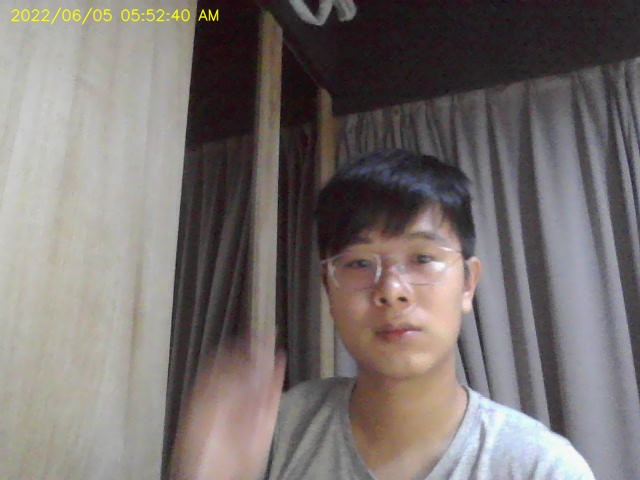
#> input picture iimg/2022-06-05 05-52-40 AM  no.1.jpg, 640 x 480 px, given in place of the camera
$ python '攝影程式.py'
#> lines starting #> are read from the running program, lines starting #| are printed output that depends on the picture; after the words box and inside, x2 and y2 are one past the last pixel; in counts of white or black regions, pixels touching at a corner belong together

# -*- coding: utf-8 -*-
"""
Created on Sat Mar 27 13:11:26 2021

@author: User
"""

import cv2 as cv
import time
from datetime import datetime
import threading
import sys

import smtplib
from email.mime.text import MIMEText
from email.mime.image import MIMEImage


def save(T,no):
    result = datetime.now().strftime("%Y-%m-%d %I-%M-%S %p")

    path='./iimg/'+result+'  no.'+str(no)+'.jpg'
    #print(path)
    cv.imwrite(path, T)

    #mail(path)

'''
設定攝影機編號
'''
cap = cv.VideoCapture(0)
cap.set(cv.CAP_PROP_FRAME_WIDTH, 1920)
cap.set(cv.CAP_PROP_FRAME_HEIGHT, 1080)

if not cap.isOpened():
    print("Cannot open camera")
    sys.exit()

r=1

while True:
    # Capture frame-by-frame
    t0 = cap.read()[1]
#> t0 is the input picture: shape (480, 640, 3); mean B, G, R 111.9, 113.9, 120.8

    time.sleep(0.01)

    t1 = cap.read()[1]

    # Our operations on the frame come here
    grey1 = cv.cvtColor(t0, cv.COLOR_BGR2GRAY)
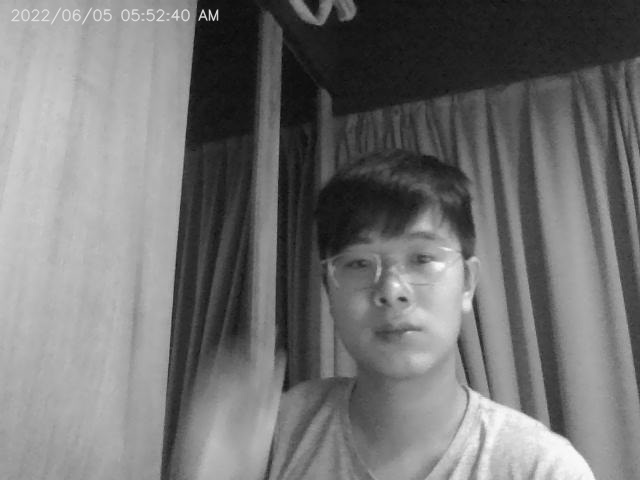
#> grey1: shape (480, 640); min 9, max 253, mean 115.8

    grey2 = cv.cvtColor(t1, cv.COLOR_BGR2GRAY)


    blur1 = cv.GaussianBlur(grey1,(7,7),0)
    blur2 = cv.GaussianBlur(grey2,(5,5),0)
    d = cv.absdiff(blur1, blur2)
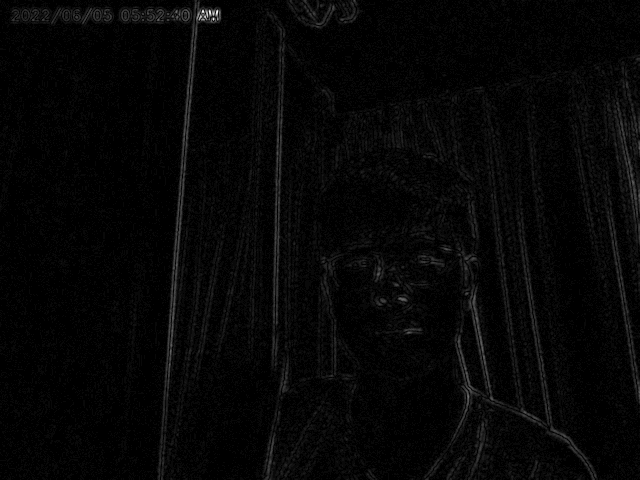
#> d: shape (480, 640); min 0, max 28, mean 0.7; drawn with min black and max white
    ret, th = cv.threshold( d, 10, 255, cv.THRESH_BINARY )
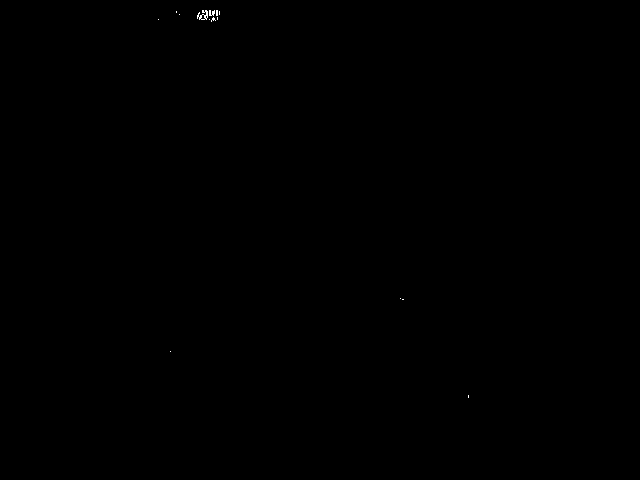
#> th: shape (480, 640); 0.04% white in thin lines or dots, all inside (x1, y1, x2, y2) = (158, 10, 469, 398)
    dilated=cv.dilate(th, None, iterations=1)
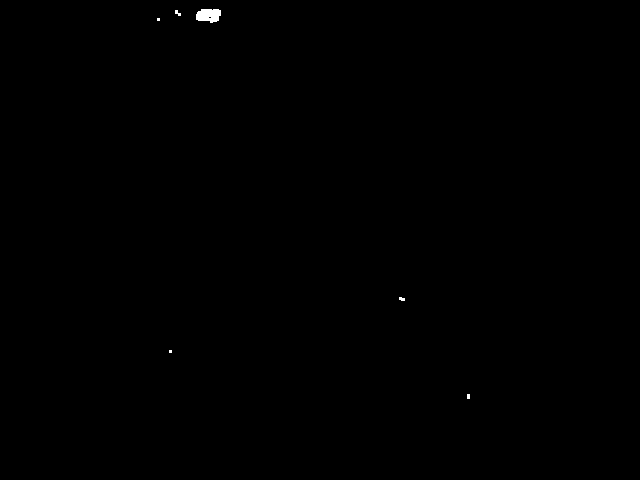
#> dilated: shape (480, 640); 0.11% white; 6 white regions (4 under 20 px), largest, box (x1, y1, x2, y2) and area: (196, 9, 221, 23) 279, (175, 10, 181, 16) 21


    deviation=0
    for i in range(0,t0.shape[0],5):
        for j in range(0,t0.shape[1],5):
            deviation=deviation+dilated[i,j]
#> after the loop, deviation = 4080

    D=deviation/10000
#> D = 0.408
    print(D)
#| 0.408

    text = datetime.now().strftime("%Y/%m/%d %I:%M:%S %p")
    cv.putText(t1, text, (10, 20), cv.FONT_HERSHEY_SIMPLEX,0.5, (0, 255, 255), 1, cv.LINE_AA)
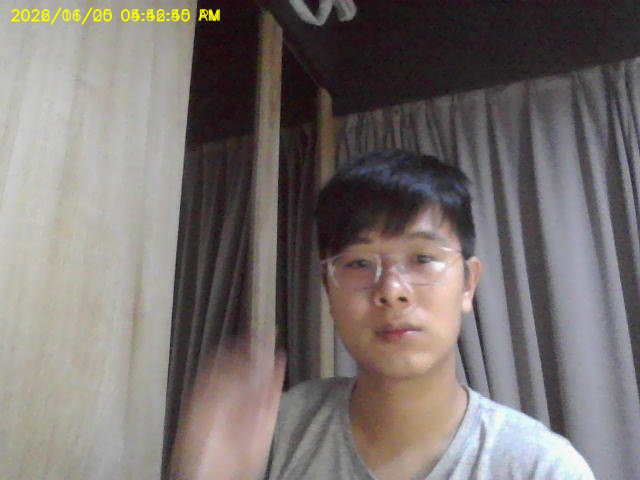
#> t1: shape (480, 640, 3); 0.43% of pixels changed, all inside (x1, y1, x2, y2) = (10, 7, 221, 25)


    '''
    D就是輸出相片的靈敏度
    '''
    if D>5:
        print('!!!!!!  ',r,D)
        my_dict = {'T':t1, 'no':r}
        thr=threading.Thread(target=save,kwargs=my_dict)
        thr.start()
        r=r+1
        print(D)


    '''
    要延遲幾秒? 多一點有縮時攝影的感覺
    '''
    time.sleep(0.2)


    # Display the resulting frame
    cv.imshow('frame', t1)
    cv.imshow('kkk',th)
    if cv.waitKey(1) == ord('q'):
#> (key q is pressed here)
        break
# When everything done, release the capture
cap.release()
cv.destroyAllWindows()
